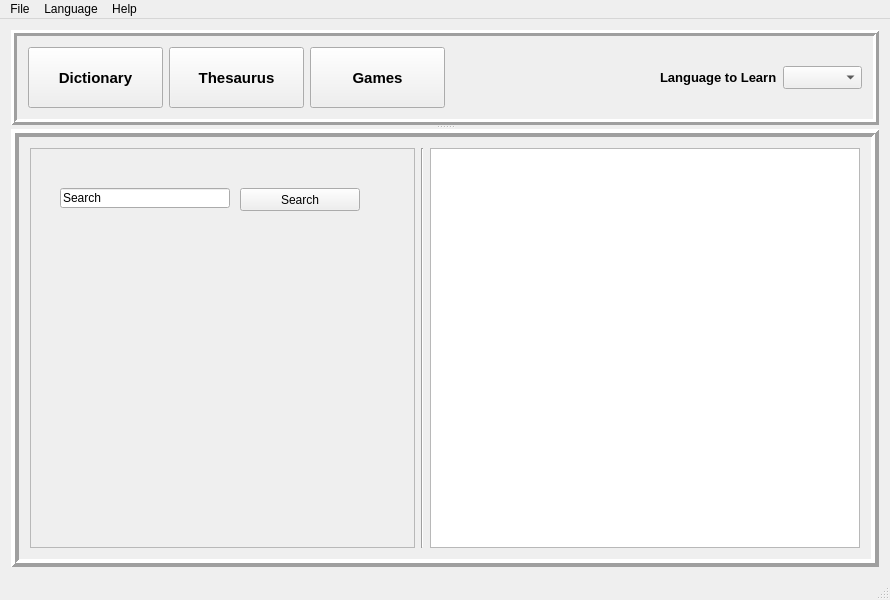
<?xml version="1.0" encoding="UTF-8"?>
<ui version="4.0">
 <class>MainWindow</class>
 <widget class="QMainWindow" name="MainWindow">
  <property name="geometry">
   <rect>
    <x>0</x>
    <y>0</y>
    <width>890</width>
    <height>600</height>
   </rect>
  </property>
  <property name="windowTitle">
   <string>MainWindow</string>
  </property>
  <widget class="QWidget" name="centralWidget">
   <layout class="QHBoxLayout" name="horizontalLayout">
    <item>
     <widget class="QSplitter" name="splitter">
      <property name="orientation">
       <enum>Qt::Vertical</enum>
      </property>
      <widget class="QFrame" name="frame">
       <property name="sizePolicy">
        <sizepolicy hsizetype="Preferred" vsizetype="Expanding">
         <horstretch>0</horstretch>
         <verstretch>0</verstretch>
        </sizepolicy>
       </property>
       <property name="minimumSize">
        <size>
         <width>0</width>
         <height>95</height>
        </size>
       </property>
       <property name="maximumSize">
        <size>
         <width>880</width>
         <height>95</height>
        </size>
       </property>
       <property name="frameShape">
        <enum>QFrame::Box</enum>
       </property>
       <property name="frameShadow">
        <enum>QFrame::Raised</enum>
       </property>
       <property name="lineWidth">
        <number>3</number>
       </property>
       <layout class="QGridLayout" name="gridLayout">
        <item row="0" column="0">
         <layout class="QHBoxLayout" name="horizontalLayout_2">
          <item>
           <widget class="QPushButton" name="dictionary_Button">
            <property name="sizePolicy">
             <sizepolicy hsizetype="Preferred" vsizetype="Expanding">
              <horstretch>0</horstretch>
              <verstretch>0</verstretch>
             </sizepolicy>
            </property>
            <property name="minimumSize">
             <size>
              <width>135</width>
              <height>0</height>
             </size>
            </property>
            <property name="font">
             <font>
              <pointsize>11</pointsize>
              <weight>75</weight>
              <bold>true</bold>
             </font>
            </property>
            <property name="text">
             <string>Dictionary</string>
            </property>
           </widget>
          </item>
          <item>
           <widget class="QPushButton" name="thesaurus_Button">
            <property name="sizePolicy">
             <sizepolicy hsizetype="Preferred" vsizetype="Expanding">
              <horstretch>0</horstretch>
              <verstretch>0</verstretch>
             </sizepolicy>
            </property>
            <property name="minimumSize">
             <size>
              <width>135</width>
              <height>0</height>
             </size>
            </property>
            <property name="font">
             <font>
              <pointsize>11</pointsize>
              <weight>75</weight>
              <bold>true</bold>
             </font>
            </property>
            <property name="text">
             <string>Thesaurus</string>
            </property>
           </widget>
          </item>
          <item>
           <widget class="QPushButton" name="games_Button">
            <property name="sizePolicy">
             <sizepolicy hsizetype="Preferred" vsizetype="Expanding">
              <horstretch>0</horstretch>
              <verstretch>0</verstretch>
             </sizepolicy>
            </property>
            <property name="minimumSize">
             <size>
              <width>135</width>
              <height>0</height>
             </size>
            </property>
            <property name="font">
             <font>
              <pointsize>11</pointsize>
              <weight>75</weight>
              <bold>true</bold>
             </font>
            </property>
            <property name="text">
             <string>Games</string>
            </property>
           </widget>
          </item>
          <item>
           <spacer name="horizontalSpacer">
            <property name="orientation">
             <enum>Qt::Horizontal</enum>
            </property>
            <property name="sizeHint" stdset="0">
             <size>
              <width>40</width>
              <height>20</height>
             </size>
            </property>
           </spacer>
          </item>
          <item>
           <widget class="QLabel" name="label">
            <property name="font">
             <font>
              <pointsize>10</pointsize>
              <weight>75</weight>
              <bold>true</bold>
             </font>
            </property>
            <property name="text">
             <string>Language to Learn</string>
            </property>
           </widget>
          </item>
          <item>
           <widget class="QComboBox" name="comboBox">
            <property name="font">
             <font>
              <pointsize>10</pointsize>
              <weight>75</weight>
              <bold>true</bold>
             </font>
            </property>
           </widget>
          </item>
         </layout>
        </item>
       </layout>
      </widget>
      <widget class="QFrame" name="frame_2">
       <property name="sizePolicy">
        <sizepolicy hsizetype="Expanding" vsizetype="Expanding">
         <horstretch>0</horstretch>
         <verstretch>0</verstretch>
        </sizepolicy>
       </property>
       <property name="maximumSize">
        <size>
         <width>880</width>
         <height>455</height>
        </size>
       </property>
       <property name="frameShape">
        <enum>QFrame::Box</enum>
       </property>
       <property name="frameShadow">
        <enum>QFrame::Raised</enum>
       </property>
       <property name="lineWidth">
        <number>4</number>
       </property>
       <layout class="QHBoxLayout" name="horizontalLayout_3">
        <item>
         <widget class="QFrame" name="frame_3">
          <property name="frameShape">
           <enum>QFrame::StyledPanel</enum>
          </property>
          <property name="frameShadow">
           <enum>QFrame::Raised</enum>
          </property>
          <widget class="QLineEdit" name="lineEditL">
           <property name="geometry">
            <rect>
             <x>30</x>
             <y>40</y>
             <width>170</width>
             <height>20</height>
            </rect>
           </property>
           <property name="sizePolicy">
            <sizepolicy hsizetype="Expanding" vsizetype="Fixed">
             <horstretch>0</horstretch>
             <verstretch>0</verstretch>
            </sizepolicy>
           </property>
           <property name="text">
            <string>Search</string>
           </property>
          </widget>
          <widget class="QPushButton" name="lookUpButton">
           <property name="geometry">
            <rect>
             <x>210</x>
             <y>40</y>
             <width>120</width>
             <height>23</height>
            </rect>
           </property>
           <property name="sizePolicy">
            <sizepolicy hsizetype="Preferred" vsizetype="Fixed">
             <horstretch>0</horstretch>
             <verstretch>0</verstretch>
            </sizepolicy>
           </property>
           <property name="minimumSize">
            <size>
             <width>120</width>
             <height>0</height>
            </size>
           </property>
           <property name="text">
            <string>Search</string>
           </property>
          </widget>
         </widget>
        </item>
        <item>
         <widget class="Line" name="line_2">
          <property name="orientation">
           <enum>Qt::Vertical</enum>
          </property>
         </widget>
        </item>
        <item>
         <widget class="QTextEdit" name="textEdit">
          <property name="sizePolicy">
           <sizepolicy hsizetype="Preferred" vsizetype="Expanding">
            <horstretch>0</horstretch>
            <verstretch>0</verstretch>
           </sizepolicy>
          </property>
          <property name="minimumSize">
           <size>
            <width>430</width>
            <height>50</height>
           </size>
          </property>
          <property name="baseSize">
           <size>
            <width>50</width>
            <height>50</height>
           </size>
          </property>
          <property name="html">
           <string>&lt;!DOCTYPE HTML PUBLIC &quot;-//W3C//DTD HTML 4.0//EN&quot; &quot;http://www.w3.org/TR/REC-html40/strict.dtd&quot;&gt;
&lt;html&gt;&lt;head&gt;&lt;meta name=&quot;qrichtext&quot; content=&quot;1&quot; /&gt;&lt;style type=&quot;text/css&quot;&gt;
p, li { white-space: pre-wrap; }
&lt;/style&gt;&lt;/head&gt;&lt;body style=&quot; font-family:'MS Shell Dlg 2'; font-size:8.25pt; font-weight:400; font-style:normal;&quot;&gt;
&lt;p align=&quot;center&quot; style=&quot; margin-top:12px; margin-bottom:12px; margin-left:0px; margin-right:0px; -qt-block-indent:0; text-indent:0px;&quot;&gt;&lt;span style=&quot; font-size:8pt;&quot;&gt;&lt;br /&gt;&lt;/span&gt;&lt;/p&gt;&lt;/body&gt;&lt;/html&gt;</string>
          </property>
         </widget>
        </item>
       </layout>
       <zorder>textEdit</zorder>
       <zorder>line_2</zorder>
       <zorder>frame_3</zorder>
      </widget>
     </widget>
    </item>
   </layout>
  </widget>
  <widget class="QMenuBar" name="menuBar">
   <property name="geometry">
    <rect>
     <x>0</x>
     <y>0</y>
     <width>890</width>
     <height>21</height>
    </rect>
   </property>
   <widget class="QMenu" name="menuFile">
    <property name="title">
     <string>File</string>
    </property>
    <addaction name="actionNew_Language"/>
    <addaction name="actionExit"/>
   </widget>
   <widget class="QMenu" name="menuLanguage">
    <property name="title">
     <string>Language</string>
    </property>
    <addaction name="actionSpanish"/>
    <addaction name="actionCebuano"/>
    <addaction name="actionIrish"/>
   </widget>
   <widget class="QMenu" name="menuAbout">
    <property name="title">
     <string>Help</string>
    </property>
    <addaction name="actionAbout"/>
   </widget>
   <addaction name="menuFile"/>
   <addaction name="menuLanguage"/>
   <addaction name="menuAbout"/>
  </widget>
  <widget class="QStatusBar" name="statusBar"/>
  <action name="actionSpanish">
   <property name="icon">
    <iconset resource="languagesIcons.qrc">
     <normaloff>:/languages/languages/Spain-Flag.png</normaloff>:/languages/languages/Spain-Flag.png</iconset>
   </property>
   <property name="text">
    <string>Spanish</string>
   </property>
  </action>
  <action name="actionCebuano">
   <property name="icon">
    <iconset resource="languagesIcons.qrc">
     <normaloff>:/languages/languages/Philippines-Flag-icon.png</normaloff>:/languages/languages/Philippines-Flag-icon.png</iconset>
   </property>
   <property name="text">
    <string>Cebuano</string>
   </property>
  </action>
  <action name="actionAbout">
   <property name="icon">
    <iconset resource="icons.qrc">
     <normaloff>:/prog_icons/icons/help-icon.png</normaloff>:/prog_icons/icons/help-icon.png</iconset>
   </property>
   <property name="text">
    <string>About</string>
   </property>
  </action>
  <action name="actionExit">
   <property name="icon">
    <iconset resource="icons.qrc">
     <normaloff>:/prog_icons/icons/exit.jpg</normaloff>:/prog_icons/icons/exit.jpg</iconset>
   </property>
   <property name="text">
    <string>Exit</string>
   </property>
  </action>
  <action name="actionIrish">
   <property name="icon">
    <iconset resource="languagesIcons.qrc">
     <normaloff>:/languages/languages/irish_flag.jpg</normaloff>:/languages/languages/irish_flag.jpg</iconset>
   </property>
   <property name="text">
    <string>Irish</string>
   </property>
  </action>
  <action name="actionNew_Language">
   <property name="icon">
    <iconset resource="icons.qrc">
     <normaloff>:/prog_icons/icons/add.png</normaloff>:/prog_icons/icons/add.png</iconset>
   </property>
   <property name="text">
    <string>New Language</string>
   </property>
  </action>
 </widget>
 <layoutdefault spacing="6" margin="11"/>
 <resources>
  <include location="languagesIcons.qrc"/>
  <include location="icons.qrc"/>
 </resources>
 <connections/>
</ui>
